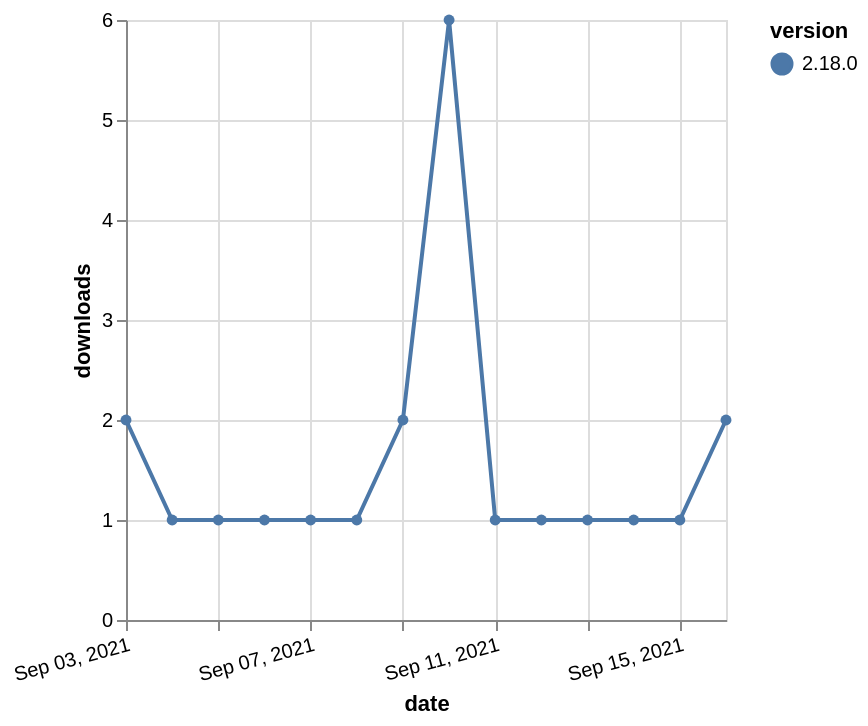

Express this chart as Vega-Lite.
### Vega-Lite specification from a JSON file in a GitHub repository (floating-point values rounded to 4 significant figures)
{"$schema": "https://vega.github.io/schema/vega-lite/v5.json", "description": "A simple bar chart with embedded data.", "data": {"values": [{"date": "2021-09-03", "total": 537, "delta": 2, "version": "2.18.0"}, {"date": "2021-09-04", "total": 538, "delta": 1, "version": "2.18.0"}, {"date": "2021-09-05", "total": 539, "delta": 1, "version": "2.18.0"}, {"date": "2021-09-06", "total": 540, "delta": 1, "version": "2.18.0"}, {"date": "2021-09-07", "total": 541, "delta": 1, "version": "2.18.0"}, {"date": "2021-09-08", "total": 542, "delta": 1, "version": "2.18.0"}, {"date": "2021-09-09", "total": 544, "delta": 2, "version": "2.18.0"}, {"date": "2021-09-10", "total": 550, "delta": 6, "version": "2.18.0"}, {"date": "2021-09-11", "total": 551, "delta": 1, "version": "2.18.0"}, {"date": "2021-09-12", "total": 552, "delta": 1, "version": "2.18.0"}, {"date": "2021-09-13", "total": 553, "delta": 1, "version": "2.18.0"}, {"date": "2021-09-14", "total": 554, "delta": 1, "version": "2.18.0"}, {"date": "2021-09-15", "total": 555, "delta": 1, "version": "2.18.0"}, {"date": "2021-09-16", "total": 557, "delta": 2, "version": "2.18.0"}]}, "width": "container", "mark": {"type": "line", "point": {"filled": true}}, "encoding": {"x": {"field": "date", "type": "temporal", "timeUnit": "yearmonthdate", "title": "date", "axis": {"labelAngle": -15}}, "y": {"field": "delta", "type": "quantitative", "title": "downloads"}, "color": {"field": "version", "type": "nominal"}, "tooltip": {"field": "delta"}}}
